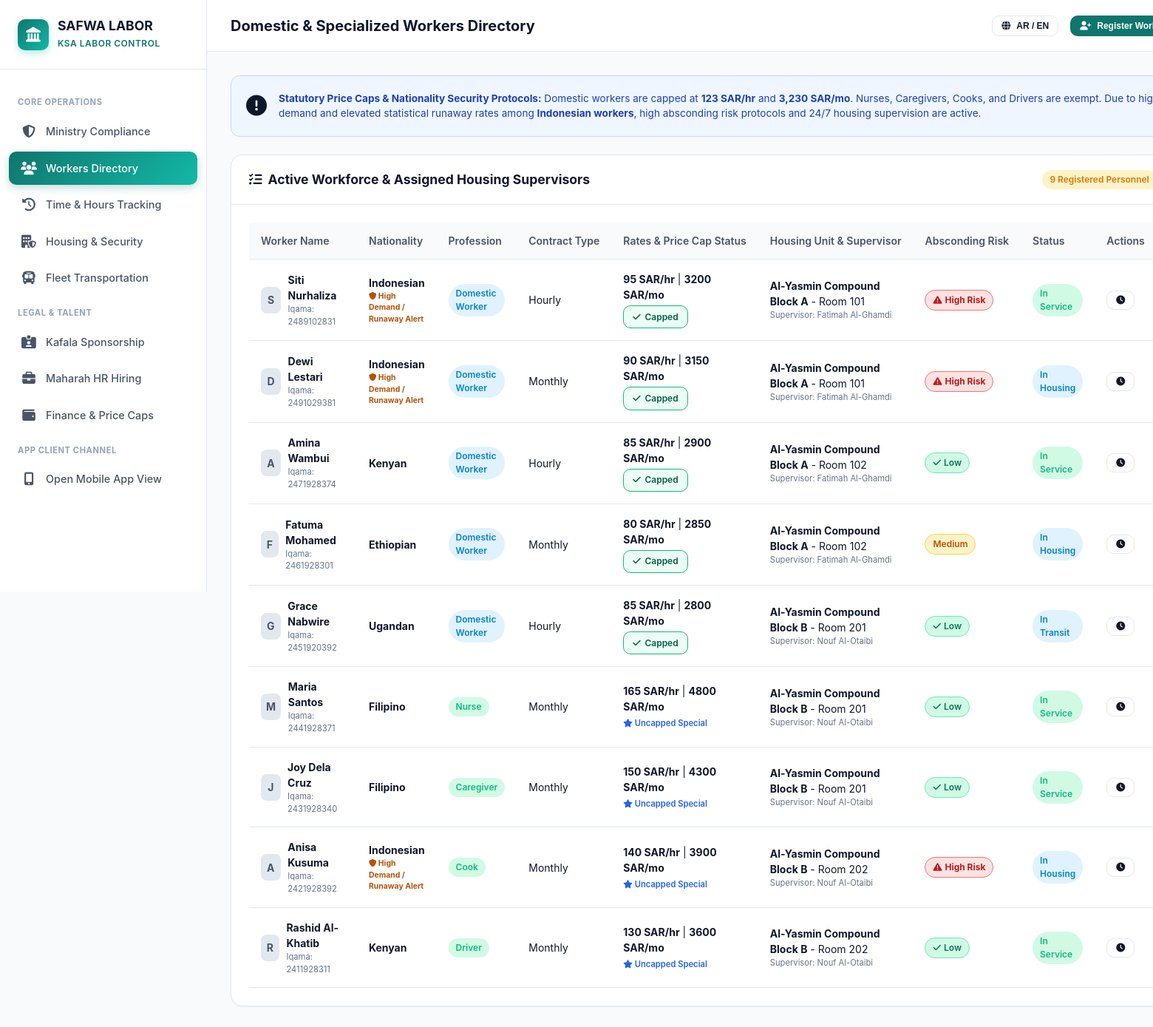
The app's page /admin/workers.php with its own data.
### tables this page shows
CREATE TABLE workers (
        id INTEGER PRIMARY KEY AUTOINCREMENT,
        full_name TEXT NOT NULL,
        nationality TEXT NOT NULL,
        profession TEXT NOT NULL,
        contract_type TEXT NOT NULL DEFAULT 'hourly',
        hourly_rate REAL NOT NULL DEFAULT 100,
        monthly_rate REAL NOT NULL DEFAULT 3000,
        passport_no TEXT,
        iqama_no TEXT,
        housing_unit_id INTEGER,
        absconding_risk TEXT NOT NULL DEFAULT 'low',
        status TEXT NOT NULL DEFAULT 'in_housing',
        photo TEXT,
        visa_type TEXT DEFAULT 'hourly',
        created_at DATETIME DEFAULT CURRENT_TIMESTAMP
    );

CREATE TABLE housing_units (
        id INTEGER PRIMARY KEY AUTOINCREMENT,
        building_name TEXT NOT NULL,
        room_number TEXT NOT NULL,
        capacity INTEGER NOT NULL DEFAULT 4,
        current_occupancy INTEGER NOT NULL DEFAULT 0,
        supervisor_name TEXT NOT NULL,
        supervisor_phone TEXT NOT NULL,
        security_status TEXT NOT NULL DEFAULT 'secure'
    );

### admin/workers.php (the view, shortened to what this page needs)
<?php
$pdo = getDBConnection();
$workers = $pdo->query("SELECT w.*, h.building_name, h.room_number, h.supervisor_name, h.supervisor_phone
                       FROM workers w
                       LEFT JOIN housing_units h ON w.housing_unit_id = h.id
                       ORDER BY w.id ASC")->fetchAll();
?>
<!DOCTYPE html>
<html lang="en" dir="ltr">
<head>
    <link rel="stylesheet" href="https://cdnjs.cloudflare.com/ajax/libs/font-awesome/6.5.1/css/all.min.css">
    <link rel="stylesheet" href="../assets/css/style.css">
</head>
<body>
<div class="app-container">
    <aside class="sidebar" id="appSidebar">
        <div class="sidebar-header">
            <div class="logo-icon"><i class="fa-solid fa-landmark"></i></div>
            <div class="logo-text"><h2>SAFWA LABOR</h2><span>KSA Labor Control</span></div>
        </div>
        <nav class="sidebar-nav">
            <div class="nav-section-title">Core Operations</div>
            <a href="index.php" class="nav-item"><i class="fa-solid fa-shield-halved"></i><span>Ministry Compliance</span></a>
            <a href="workers.php" class="nav-item active"><i class="fa-solid fa-users"></i><span>Workers Directory</span></a>
            <a href="time-tracking.php" class="nav-item"><i class="fa-solid fa-clock-rotate-left"></i><span>Time & Hours Tracking</span></a>
            <a href="housing.php" class="nav-item"><i class="fa-solid fa-building-shield"></i><span>Housing & Security</span></a>
            <a href="fleet.php" class="nav-item"><i class="fa-solid fa-bus"></i><span>Fleet Transportation</span></a>
            <div class="nav-section-title">Legal & Talent</div>
            <a href="kafala.php" class="nav-item"><i class="fa-solid fa-id-card-clip"></i><span>Kafala Sponsorship</span></a>
            <a href="hr-maharah.php" class="nav-item"><i class="fa-solid fa-briefcase"></i><span>Maharah HR Hiring</span></a>
            <a href="finance.php" class="nav-item"><i class="fa-solid fa-wallet"></i><span>Finance & Price Caps</span></a>
            <div class="nav-section-title">App Client Channel</div>
            <a href="../app/index.php" class="nav-item" target="_blank"><i class="fa-solid fa-mobile-screen-button text-primary"></i><span>Open Mobile App View</span></a>
        </nav>
    </aside>
    <div class="main-wrapper">
        <header class="topbar">
            <div class="topbar-left">
                <div class="topbar-title"><h1>Domestic & Specialized Workers Directory</h1></div>
            </div>
            <div class="topbar-right">
                <button class="btn btn-outline btn-sm" onclick="toggleLanguage()"><i class="fa-solid fa-globe"></i> AR / EN</button>
                <button class="btn btn-primary btn-sm" onclick="openAddWorkerModal()"><i class="fa-solid fa-user-plus"></i> Register Worker</button>
            </div>
        </header>
        <main class="content-body">
            <div style="background:#eff6ff; border:1px solid #bfdbfe; border-radius:12px; padding:1.25rem; margin-bottom:1.5rem; display:flex; gap:1rem; align-items:center;">
                <i class="fa-solid fa-circle-exclamation text-primary" style="font-size:1.75rem;"></i>
                <div style="font-size:0.85rem; color:#1e40af;">
                    <strong>Statutory Price Caps & Nationality Security Protocols:</strong>
                    Domestic workers are capped at <strong>123 SAR/hr</strong> and <strong>3,230 SAR/mo</strong>. Nurses, Caregivers, Cooks, and Drivers are exempt.
                    Due to high demand and elevated statistical runaway rates among <strong>Indonesian workers</strong>, high absconding risk protocols and 24/7 housing supervision are active.
                </div>
            </div>
            <div class="panel">
                <div class="panel-header">
                    <h3 class="panel-title"><i class="fa-solid fa-list-check text-primary"></i> Active Workforce & Assigned Housing Supervisors</h3>
                    <div class="panel-actions">
                        <span class="badge badge-warning"><?= count($workers) ?> Registered Personnel</span>
                    </div>
                </div>
                <div class="panel-body">
                    <div class="table-responsive">
                        <table class="data-table">
                            <thead>
                                <tr>
                                    <th>Worker Name</th>
                                    <th>Nationality</th>
                                    <th>Profession</th>
                                    <th>Contract Type</th>
                                    <th>Rates & Price Cap Status</th>
                                    <th>Housing Unit & Supervisor</th>
                                    <th>Absconding Risk</th>
                                    <th>Status</th>
                                    <th>Actions</th>
                                </tr>
                            </thead>
                            <tbody>
                                <?php foreach ($workers as $w):
                                    $isDomestic = ($w['profession'] === 'Domestic Worker');
                                ?>
                                <tr>
                                    <td>
                                        <div style="display:flex; align-items:center; gap:0.6rem;">
                                            <div style="width:36px; height:36px; border-radius:8px; background:#e2e8f0; display:flex; align-items:center; justify-content:center; color:#475569; font-weight:700;">
                                                <?= strtoupper(substr($w['full_name'], 0, 1)) ?>
                                            </div>
                                            <div>
                                                <strong><?= htmlspecialchars($w['full_name']) ?></strong>
                                                <div style="font-size:0.7rem; color:#64748b;">Iqama: <?= $w['iqama_no'] ?: 'Pending' ?></div>
                                            </div>
                                        </div>
                                    </td>
                                    <td>
                                        <strong><?= htmlspecialchars($w['nationality']) ?></strong>
                                        <?php if ($w['nationality'] === 'Indonesian'): ?>
                                            <div style="font-size:0.65rem; color:#b45309; font-weight:700;"><i class="fa-solid fa-shield"></i> High Demand / Runaway Alert</div>
                                        <?php endif; ?>
                                    </td>
                                    <td>
                                        <span class="badge <?= $isDomestic ? 'badge-info' : 'badge-success' ?>">
                                            <?= htmlspecialchars($w['profession']) ?>
                                        </span>
                                    </td>
                                    <td style="text-transform:capitalize;"><?= $w['contract_type'] ?></td>
                                    <td>
                                        <div><strong><?= $w['hourly_rate'] ?> SAR/hr</strong> | <strong><?= $w['monthly_rate'] ?> SAR/mo</strong></div>
                                        <?php if ($isDomestic): ?>
                                            <span class="cap-notice" title="Adheres to Ministry 123/hr and 3230/mo cap"><i class="fa-solid fa-check"></i> Capped</span>
                                        <?php else: ?>
                                            <span style="font-size:0.7rem; color:#2563eb; font-weight:600;"><i class="fa-solid fa-star"></i> Uncapped Special</span>
                                        <?php endif; ?>
                                    </td>
                                    <td>
                                        <div><strong><?= htmlspecialchars($w['building_name'] ?: 'Compound Unit') ?></strong> - Room <?= $w['room_number'] ?></div>
                                        <div style="font-size:0.7rem; color:#64748b;">Supervisor: <?= htmlspecialchars($w['supervisor_name'] ?: 'On Duty') ?></div>
                                    </td>
                                    <td>
                                        <?php if ($w['absconding_risk'] === 'high'): ?>
                                            <span class="badge risk-high"><i class="fa-solid fa-triangle-exclamation"></i> High Risk</span>
                                        <?php elseif ($w['absconding_risk'] === 'medium'): ?>
                                            <span class="badge risk-medium">Medium</span>
                                        <?php else: ?>
                                            <span class="badge risk-low"><i class="fa-solid fa-check"></i> Low</span>
                                        <?php endif; ?>
                                    </td>
                                    <td>
                                        <?php
                                            $stClass = 'badge-info';
                                            if ($w['status'] === 'in_service') $stClass = 'badge-success';
                                        ?>
                                        <span class="badge <?= $stClass ?>" style="text-transform:capitalize;">
                                            <?= str_replace('_', ' ', $w['status']) ?>
                                        </span>
                                    </td>
                                    <td>
                                        <a href="time-tracking.php?worker_id=<?= $w['id'] ?>" class="btn btn-outline btn-sm" title="View Shift Hours">
                                            <i class="fa-solid fa-clock"></i>
                                        </a>
                                    </td>
                                </tr>
                                <?php endforeach; ?>
                            </tbody>
                        </table>
                    </div>
                </div>
            </div>
        </main>
    </div>
</div>
</body>
</html>

### records on screen
workers: full_name "S", full_name "Siti Nurhaliza", iqama_no "2489102831", nationality "Indonesian", shows "High Demand / Runaway Alert", profession "Domestic Worker", contract_type "Hourly", hourly_rate "95", monthly_rate "3200", shows "Capped", housing_unit.building_name "Al-Yasmin Compound Block A", housing_unit.room_number "101", housing_unit.supervisor_name "Fatimah Al-Ghamdi", absconding_risk "high" (drawn), status "In Service"
workers: full_name "D", full_name "Dewi Lestari", iqama_no "2491029381", nationality "Indonesian", shows "High Demand / Runaway Alert", profession "Domestic Worker", contract_type "Monthly", hourly_rate "90", monthly_rate "3150", shows "Capped", housing_unit.building_name "Al-Yasmin Compound Block A", housing_unit.room_number "101", housing_unit.supervisor_name "Fatimah Al-Ghamdi", absconding_risk "high" (drawn), status "In Housing"
workers: full_name "A", full_name "Amina Wambui", iqama_no "2471928374", nationality "Kenyan", profession "Domestic Worker", contract_type "Hourly", hourly_rate "85", monthly_rate "2900", shows "Capped", housing_unit.building_name "Al-Yasmin Compound Block A", housing_unit.room_number "102", housing_unit.supervisor_name "Fatimah Al-Ghamdi", absconding_risk "low" (drawn), status "In Service"
workers: full_name "F", full_name "Fatuma Mohamed", iqama_no "2461928301", nationality "Ethiopian", profession "Domestic Worker", contract_type "Monthly", hourly_rate "80", monthly_rate "2850", shows "Capped", housing_unit.building_name "Al-Yasmin Compound Block A", housing_unit.room_number "102", housing_unit.supervisor_name "Fatimah Al-Ghamdi", absconding_risk "Medium", status "In Housing"
workers: full_name "G", full_name "Grace Nabwire", iqama_no "2451920392", nationality "Ugandan", profession "Domestic Worker", contract_type "Hourly", hourly_rate "85", monthly_rate "2800", shows "Capped", housing_unit.building_name "Al-Yasmin Compound Block B", housing_unit.room_number "201", housing_unit.supervisor_name "Nouf Al-Otaibi", absconding_risk "low" (drawn), status "In Transit"
workers: full_name "M", full_name "Maria Santos", iqama_no "2441928371", nationality "Filipino", profession "Nurse", contract_type "Monthly", hourly_rate "165", monthly_rate "4800", shows "Uncapped Special", housing_unit.building_name "Al-Yasmin Compound Block B", housing_unit.room_number "201", housing_unit.supervisor_name "Nouf Al-Otaibi", absconding_risk "low" (drawn), status "In Service"
workers: full_name "J", full_name "Joy Dela Cruz", iqama_no "2431928340", nationality "Filipino", profession "Caregiver", contract_type "Monthly", hourly_rate "150", monthly_rate "4300", shows "Uncapped Special", housing_unit.building_name "Al-Yasmin Compound Block B", housing_unit.room_number "201", housing_unit.supervisor_name "Nouf Al-Otaibi", absconding_risk "low" (drawn), status "In Service"
workers: full_name "A", full_name "Anisa Kusuma", iqama_no "2421928392", nationality "Indonesian", shows "High Demand / Runaway Alert", profession "Cook", contract_type "Monthly", hourly_rate "140", monthly_rate "3900", shows "Uncapped Special", housing_unit.building_name "Al-Yasmin Compound Block B", housing_unit.room_number "202", housing_unit.supervisor_name "Nouf Al-Otaibi", absconding_risk "high" (drawn), status "In Housing"
workers: full_name "R", full_name "Rashid Al-Khatib", iqama_no "2411928311", nationality "Kenyan", profession "Driver", contract_type "Monthly", hourly_rate "130", monthly_rate "3600", shows "Uncapped Special", housing_unit.building_name "Al-Yasmin Compound Block B", housing_unit.room_number "202", housing_unit.supervisor_name "Nouf Al-Otaibi", absconding_risk "low" (drawn), status "In Service"

### other values on screen
count($workers) "9"
